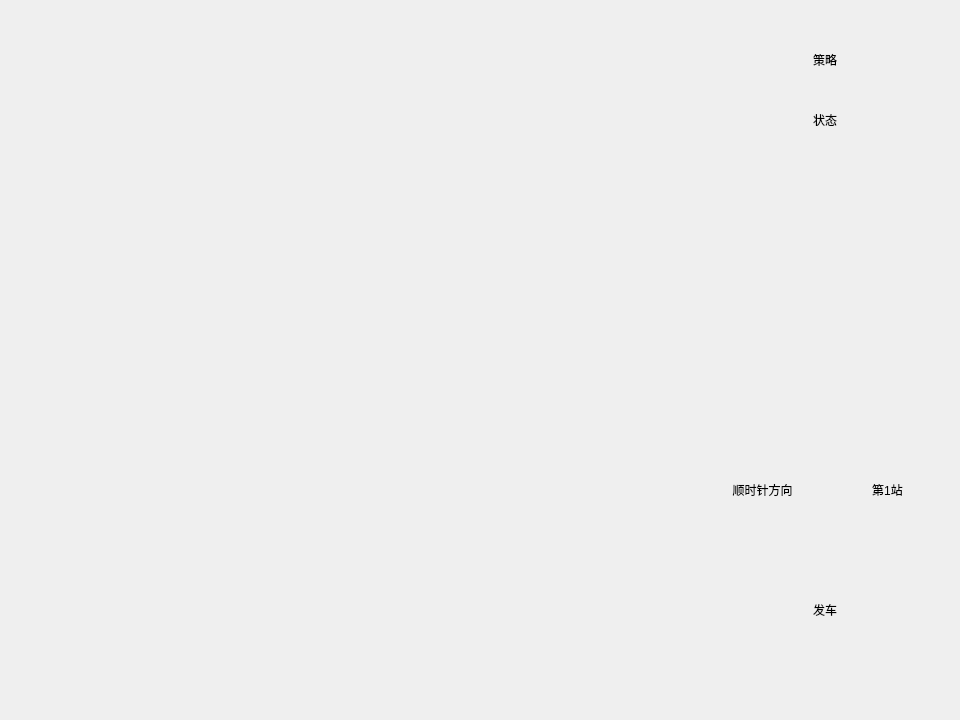
<?xml version="1.0" encoding="UTF-8"?>
<ui version="4.0">
 <class>MainWindow</class>
 <widget class="QMainWindow" name="MainWindow">
  <property name="geometry">
   <rect>
    <x>0</x>
    <y>0</y>
    <width>960</width>
    <height>720</height>
   </rect>
  </property>
  <property name="minimumSize">
   <size>
    <width>960</width>
    <height>720</height>
   </size>
  </property>
  <property name="maximumSize">
   <size>
    <width>960</width>
    <height>720</height>
   </size>
  </property>
  <property name="windowTitle">
   <string>Bus_GUI</string>
  </property>
  <property name="styleSheet">
   <string notr="true"/>
  </property>
  <widget class="QWidget" name="centralwidget">
   <widget class="QLabel" name="label_strategy">
    <property name="geometry">
     <rect>
      <x>700</x>
      <y>40</y>
      <width>250</width>
      <height>40</height>
     </rect>
    </property>
    <property name="text">
     <string>策略</string>
    </property>
    <property name="scaledContents">
     <bool>false</bool>
    </property>
    <property name="alignment">
     <set>Qt::AlignCenter</set>
    </property>
   </widget>
   <widget class="QLabel" name="label_bus_state">
    <property name="geometry">
     <rect>
      <x>700</x>
      <y>100</y>
      <width>250</width>
      <height>40</height>
     </rect>
    </property>
    <property name="text">
     <string>状态</string>
    </property>
    <property name="alignment">
     <set>Qt::AlignCenter</set>
    </property>
   </widget>
   <widget class="QLabel" name="label_output">
    <property name="geometry">
     <rect>
      <x>710</x>
      <y>160</y>
      <width>240</width>
      <height>280</height>
     </rect>
    </property>
    <property name="font">
     <font>
      <family>微软雅黑</family>
      <pointsize>14</pointsize>
      <bold>true</bold>
     </font>
    </property>
    <property name="text">
     <string/>
    </property>
    <property name="alignment">
     <set>Qt::AlignLeading|Qt::AlignLeft|Qt::AlignVCenter</set>
    </property>
    <property name="wordWrap">
     <bool>true</bool>
    </property>
   </widget>
   <widget class="QLabel" name="label_type">
    <property name="enabled">
     <bool>true</bool>
    </property>
    <property name="geometry">
     <rect>
      <x>700</x>
      <y>460</y>
      <width>125</width>
      <height>60</height>
     </rect>
    </property>
    <property name="cursor">
     <cursorShape>SizeVerCursor</cursorShape>
    </property>
    <property name="text">
     <string>顺时针方向</string>
    </property>
    <property name="alignment">
     <set>Qt::AlignCenter</set>
    </property>
   </widget>
   <widget class="QLabel" name="label_num">
    <property name="geometry">
     <rect>
      <x>825</x>
      <y>460</y>
      <width>125</width>
      <height>60</height>
     </rect>
    </property>
    <property name="cursor">
     <cursorShape>SizeVerCursor</cursorShape>
    </property>
    <property name="mouseTracking">
     <bool>false</bool>
    </property>
    <property name="autoFillBackground">
     <bool>false</bool>
    </property>
    <property name="text">
     <string>第1站</string>
    </property>
    <property name="alignment">
     <set>Qt::AlignCenter</set>
    </property>
   </widget>
   <widget class="QLabel" name="label_order">
    <property name="geometry">
     <rect>
      <x>700</x>
      <y>580</y>
      <width>250</width>
      <height>60</height>
     </rect>
    </property>
    <property name="font">
     <font>
      <bold>false</bold>
     </font>
    </property>
    <property name="text">
     <string>发车</string>
    </property>
    <property name="alignment">
     <set>Qt::AlignCenter</set>
    </property>
   </widget>
   <widget class="QLabel" name="label_bus">
    <property name="geometry">
     <rect>
      <x>100</x>
      <y>100</y>
      <width>200</width>
      <height>200</height>
     </rect>
    </property>
    <property name="whatsThis">
     <string>车</string>
    </property>
    <property name="text">
     <string/>
    </property>
    <property name="alignment">
     <set>Qt::AlignCenter</set>
    </property>
    <property name="wordWrap">
     <bool>false</bool>
    </property>
   </widget>
   <widget class="QLabel" name="label_setting">
    <property name="geometry">
     <rect>
      <x>815</x>
      <y>10</y>
      <width>20</width>
      <height>20</height>
     </rect>
    </property>
    <property name="autoFillBackground">
     <bool>false</bool>
    </property>
    <property name="text">
     <string/>
    </property>
    <property name="scaledContents">
     <bool>true</bool>
    </property>
   </widget>
  </widget>
  <widget class="QMenuBar" name="menubar">
   <property name="geometry">
    <rect>
     <x>0</x>
     <y>0</y>
     <width>960</width>
     <height>19</height>
    </rect>
   </property>
  </widget>
 </widget>
 <resources/>
 <connections/>
</ui>
